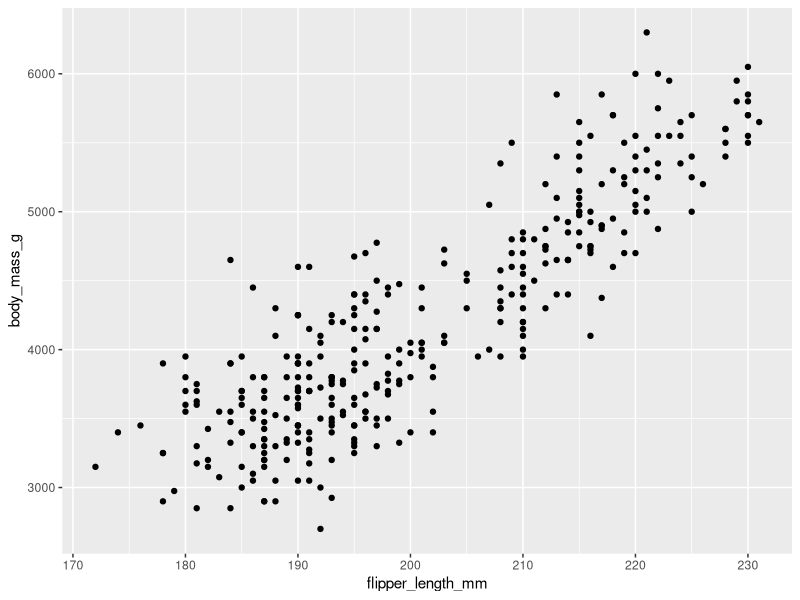
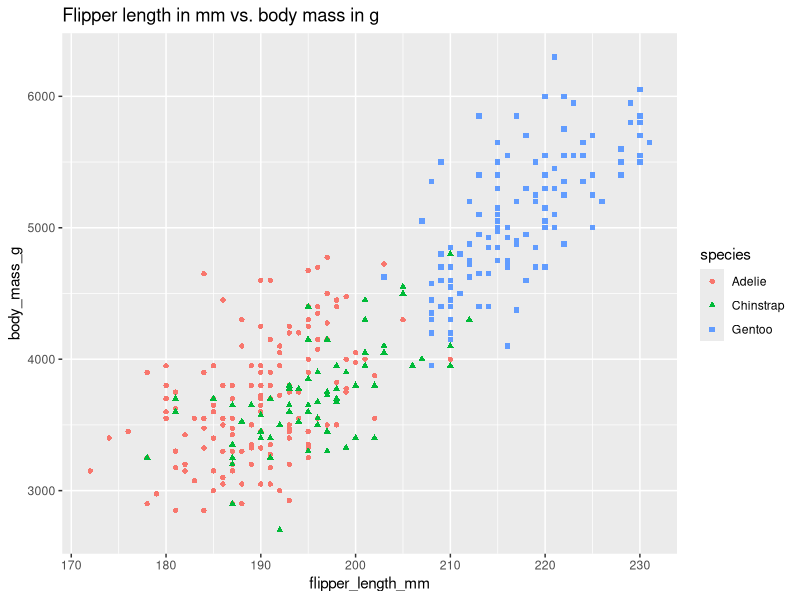
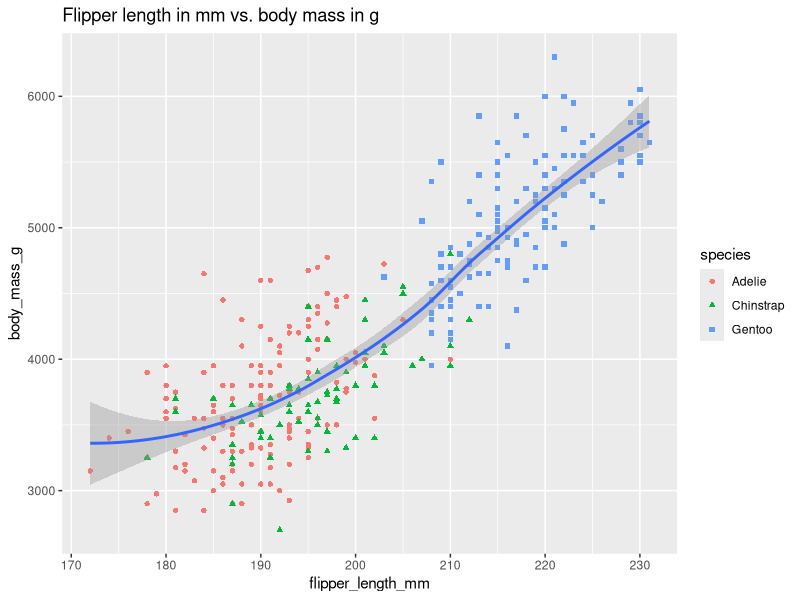
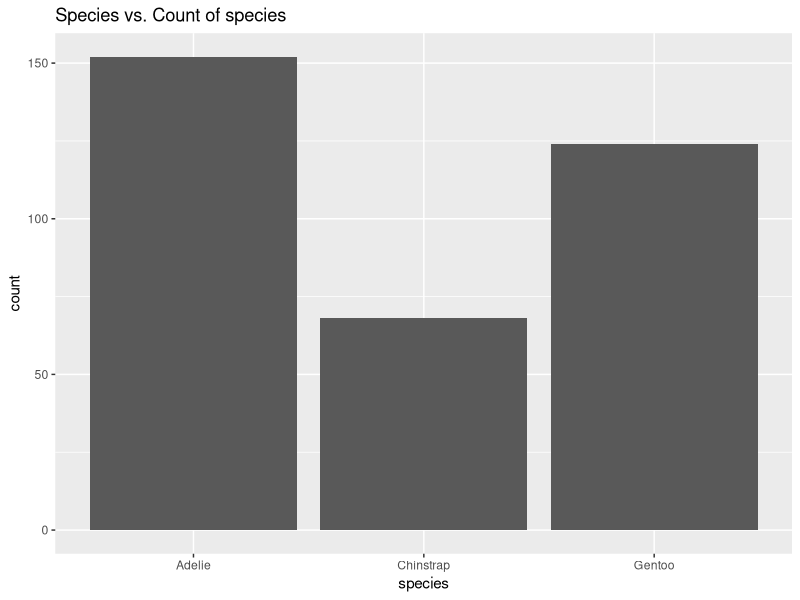
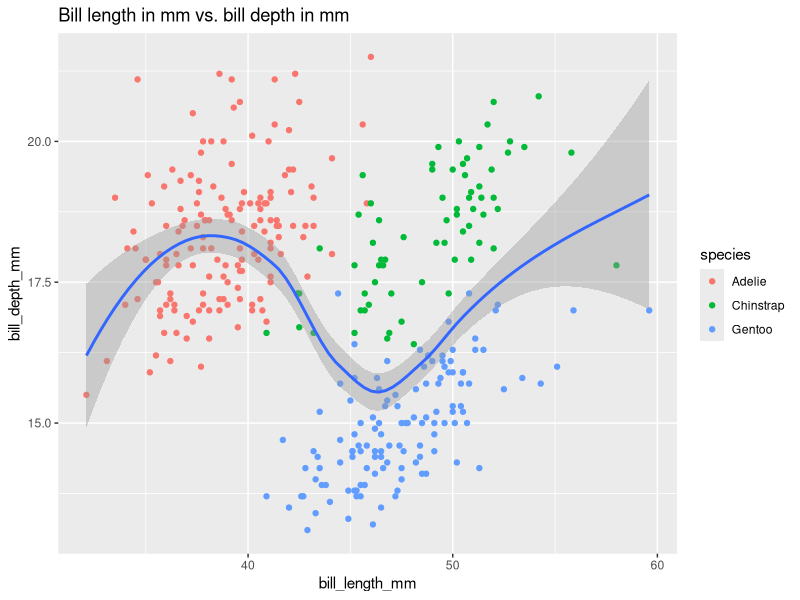

R code for these plots, in order:
## ---- chunk 1
install.packages("tidyverse")
library(tidyverse)

install.packages("ggplot2")
library(tidyverse)

install.packages("palmerpenguins")
library(palmerpenguins)
## ---- chunk 2
head(penguins)
## ---- chunk 3
colnames(penguins)

glimpse(penguins)
## ---- chunk 4
str(penguins)
## ---- chunk 5
penguins %>% 
  arrange(bill_length_mm)
## ---- chunk 6
penguins %>% 
  group_by(island) %>% 
  drop_na() %>% 
  summarise(mean_bill_length_mm = mean(bill_length_mm))
## ---- chunk 7
penguins %>% 
  group_by(sex) %>% 
  drop_na() %>% 
  summarise(mean_bill_length_mm = mean(bill_length_mm))
## ---- chunk 8
penguins %>% 
  group_by(island) %>% 
  drop_na() %>% 
  summarise(min_bill_length_mm = min(bill_length_mm), 
            max_bill_length_mm = max(bill_length_mm))
## ---- chunk 9
penguins %>% 
  group_by(sex) %>% 
  drop_na() %>% 
  summarise(min_bill_length_mm = min(bill_length_mm), 
            max_bill_length_mm = max(bill_length_mm))
## ---- chunk 10
ggplot(data = penguins) +
  geom_point(mapping = aes(x = flipper_length_mm, y = body_mass_g))
## ---- chunk 11
ggplot(data = penguins) +
  geom_point(mapping = aes(x = flipper_length_mm, y = body_mass_g, color = species, shape = species)) +
  labs(title = "Flipper length in mm vs. body mass in g")
## ---- chunk 12
ggplot(data = penguins) +
  geom_point(mapping = aes(x = flipper_length_mm, y = body_mass_g, color = species, shape = species)) +
  labs(title = "Flipper length in mm vs. body mass in g") +
  geom_smooth(mapping = aes(x = flipper_length_mm, y = body_mass_g))
## ---- chunk 13
ggplot(data = penguins) +
  geom_bar(mapping = aes(x = species)) +
  labs(title = "Species vs. Count of species") 
## ---- chunk 14
install.packages("dplyr")
library(dplyr)
## ---- chunk 15
ggplot(data = penguins) +
  geom_point(mapping = aes(x = bill_length_mm, y = bill_depth_mm, color = species)) +
  geom_smooth(mapping = aes(x = bill_length_mm, y = bill_depth_mm)) +
  labs(title = "Bill length in mm vs. bill depth in mm")
